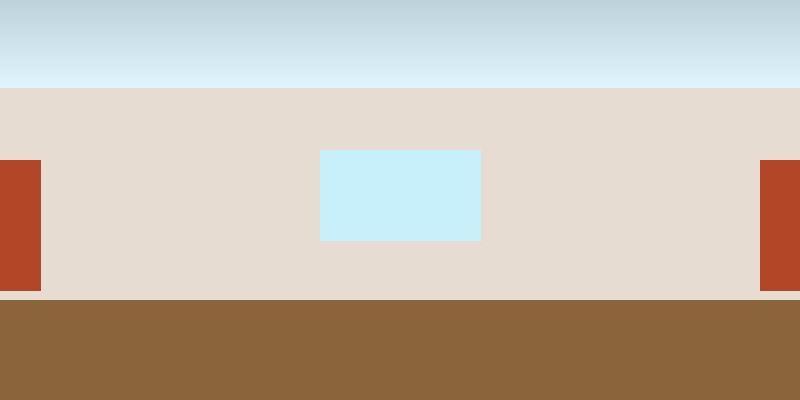
#> input picture data/sample_panorama.jpg, 800 x 400 px
$ python panoramic_segmenter.py --input ../data/sample_panorama.jpg --output out.png   (older library calls are emulated)
#> lines starting #> are read from the running program, lines starting #| are printed output that depends on the picture; after the words box and inside, x2 and y2 are one past the last pixel; in counts of white or black regions, pixels touching at a corner belong together
#!/usr/bin/env python3
"""
Real External Panoramic Image Segmentation Model Runner
Executes outside the Java GUI process via ProcessBuilder.
Loads 360 equirectangular panoramas and produces semantic segmentation labels.
"""

import argparse
import json
import sys
import os
import cv2
import numpy as np

def segment_panoramic_image(image_path, output_path):
#> called with image_path = '../data/sample_panorama.jpg', output_path = 'out.png'
    if not os.path.exists(image_path):
        print(f"Error: image does not exist: {image_path}", file=sys.stderr)
        sys.exit(1)

    # 1. Load image
    img = cv2.imread(image_path)
#> img is the input picture: shape (400, 800, 3); mean B, G, R 174.1, 187.5, 199.1
    if img is None:
        print(f"Error: failed to decode image: {image_path}", file=sys.stderr)
        sys.exit(2)

    h, w = img.shape[:2]
#> h = 400; w = 800

    # Convert to HSV and Grayscale for segmentation
    hsv = cv2.cvtColor(img, cv2.COLOR_BGR2HSV)
#> hsv: shape (400, 800, 3); mean H, S, V 37, 62.4, 207.7
    gray = cv2.cvtColor(img, cv2.COLOR_BGR2GRAY)

    # Output label map initialized to 1 (Wall)
    labels = np.ones((h, w), dtype=np.int32)

    # 2. Geometric horizon and latitude priors for 360 equirectangular projection
    # Equirectangular top ~20% is predominantly ceiling
    # Equirectangular bottom ~25% is floor
    ceiling_boundary = int(h * 0.22)
#> ceiling_boundary = 88
    floor_boundary = int(h * 0.75)
#> floor_boundary = 300

    labels[:ceiling_boundary, :] = 0  # Ceiling
    labels[floor_boundary:, :] = 2   # Floor

    # 3. Detect high-luminance apertures / windows in the wall region
    wall_mask = (labels == 1)
    val_channel = hsv[:, :, 2]
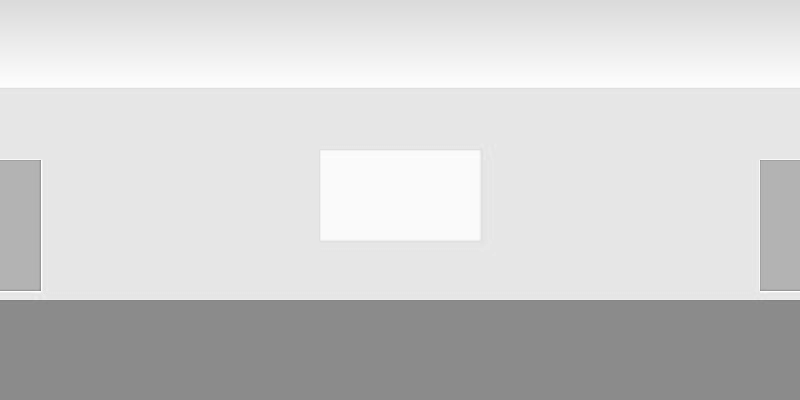
#> val_channel: shape (400, 800); min 131, max 255, mean 207.7
    sat_channel = hsv[:, :, 1]
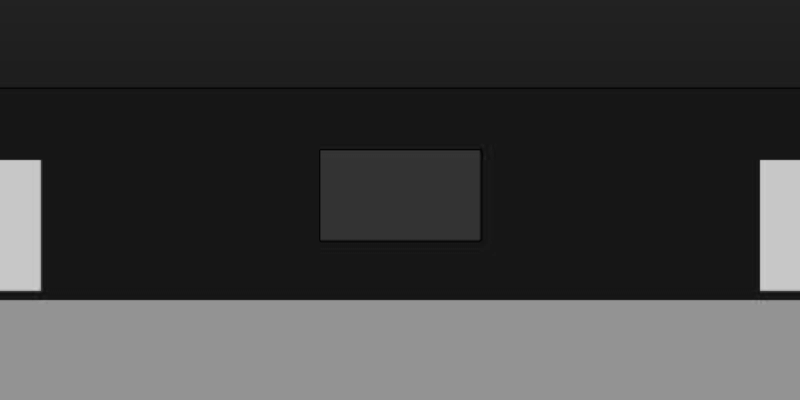
#> sat_channel: shape (400, 800); min 6, max 205, mean 62.4

    # Bright regions in wall area are typically windows or lighting
    window_candidates = wall_mask & (val_channel > 215) & (sat_channel < 110)
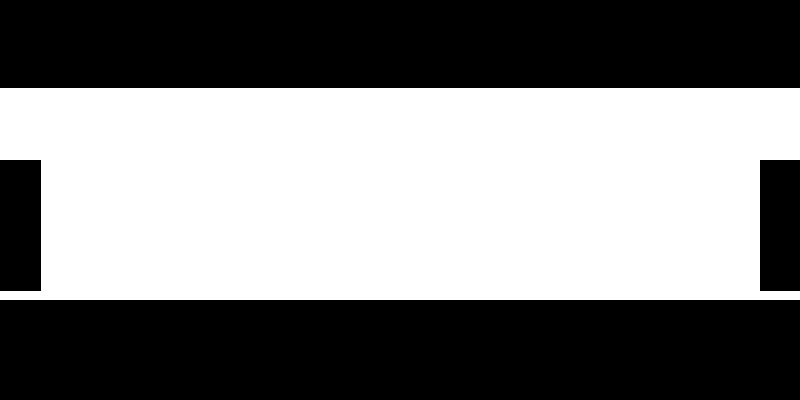
#> window_candidates: shape (400, 800) bool; 49.7% white; 1 white region, box (x1, y1, x2, y2) and area: (0, 88, 800, 300) 158989
    labels[window_candidates] = 3  # Window

    # 4. Detect doors and openings via vertical edge clustering
    sobel_x = cv2.Sobel(gray, cv2.CV_64F, 1, 0, ksize=3)
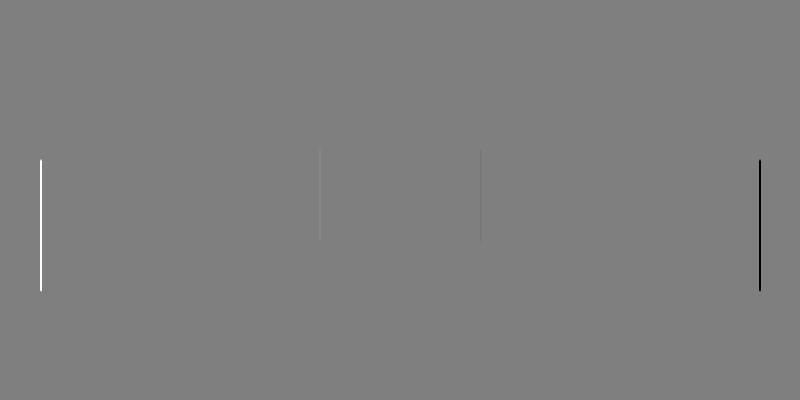
#> sobel_x: shape (400, 800) float64; min -492, max 493, mean 0; drawn with min black and max white
    edges = np.abs(sobel_x) > 35
#> edges: shape (400, 800) bool; 0.17% white in thin lines or dots, all inside (x1, y1, x2, y2) = (40, 159, 761, 292)
    # Smooth edges horizontally accounting for wrap-around
    # Pad horizontally by 10 pixels on each side for 360 wrap-around
    edges_padded = np.pad(edges[ceiling_boundary:floor_boundary, :], ((0, 0), (10, 10)), mode='wrap')
#> edges_padded: shape (212, 820) bool; 0.31% white in thin lines or dots, all inside (x1, y1, x2, y2) = (50, 71, 771, 204)
    kernel = np.ones((15, 3), np.uint8)
    door_morph = cv2.morphologyEx(edges_padded.astype(np.uint8), cv2.MORPH_CLOSE, kernel)
    door_crop = door_morph[:, 10:-10]
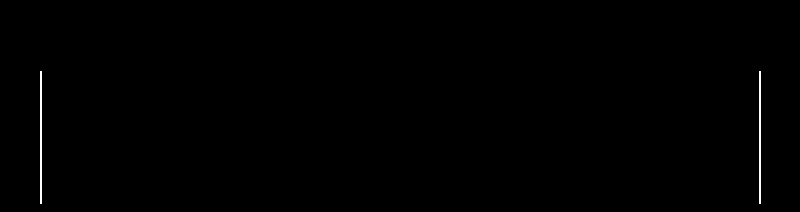
#> door_crop: shape (212, 800); values 0 (black) and 1 (white), 0.31% white in thin lines or dots, all inside (x1, y1, x2, y2) = (40, 71, 761, 204)

    door_candidates = np.zeros((h, w), dtype=bool)
    door_candidates[ceiling_boundary:floor_boundary, :] = (door_crop > 0) & (val_channel[ceiling_boundary:floor_boundary, :] < 180) & (sat_channel[ceiling_boundary:floor_boundary, :] > 30)
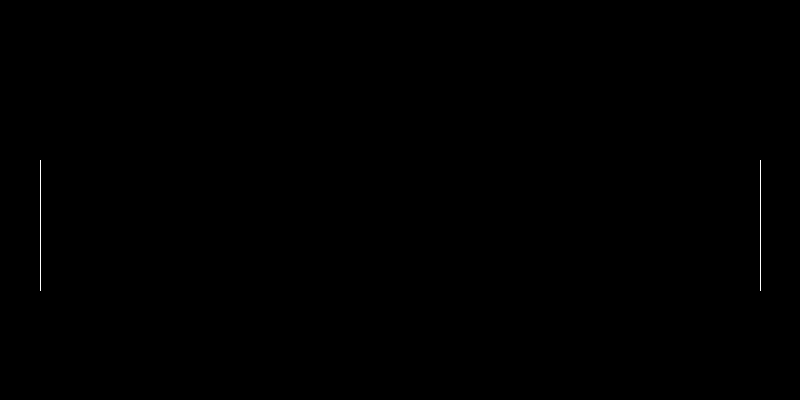
#> door_candidates: shape (400, 800) bool; 0.08% white in thin lines or dots, all inside (x1, y1, x2, y2) = (40, 160, 761, 291)
    labels[door_candidates & (labels == 1)] = 4  # Door

    # 5. Segment distinct objects / furniture in the lower-middle zone
    obj_zone_start = int(h * 0.50)
#> obj_zone_start = 200
    obj_candidates = (labels[obj_zone_start:floor_boundary, :] == 1) & (sat_channel[obj_zone_start:floor_boundary, :] > 90)
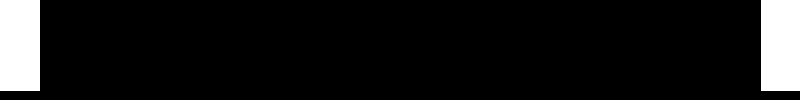
#> obj_candidates: shape (100, 800) bool; 9% white; 2 white regions, box (x1, y1, x2, y2) and area: (0, 0, 40, 91) 3640, (761, 0, 800, 91) 3549
    labels[obj_zone_start:floor_boundary, :][obj_candidates] = 5  # Object/Furniture

    # Class definitions
    classes = [
        {"id": 0, "name": "Ceiling", "red": 70, "green": 130, "blue": 180, "confidence": 0.95},
        {"id": 1, "name": "Wall", "red": 245, "green": 222, "blue": 179, "confidence": 0.92},
        {"id": 2, "name": "Floor", "red": 139, "green": 69, "blue": 19, "confidence": 0.96},
        {"id": 3, "name": "Window", "red": 0, "green": 206, "blue": 209, "confidence": 0.88},
        {"id": 4, "name": "Door", "red": 255, "green": 140, "blue": 0, "confidence": 0.85},
        {"id": 5, "name": "Object", "red": 186, "green": 85, "blue": 211, "confidence": 0.84}
    ]

    output_data = {
        "tool": "pano-seg-py",
        "model": "EquirectangularIndoorNet-v1",
        "segmentationType": "SEMANTIC",
        "width": int(w),
        "height": int(h),
        "projection": "equirectangular",
        "fov_degrees": 360,
        "is_panorama_aware": True,
        "classes": classes
    }

    # Ensure parent output directory exists
    out_dir = os.path.dirname(os.path.abspath(output_path))
    if out_dir and not os.path.exists(out_dir):
        os.makedirs(out_dir, exist_ok=True)

    if w * h > 1000000:
        mask_path = output_path.replace(".json", "_mask.png")
        cv2.imwrite(mask_path, labels.astype(np.uint8))
        output_data["maskPath"] = os.path.abspath(mask_path).replace("\\", "/")
    else:
        output_data["labels"] = labels.flatten().tolist()

    with open(output_path, "w", encoding="utf-8") as f:
        json.dump(output_data, f)

    print(f"Successfully processed {w}x{h} panorama -> {output_path}")
#| Successfully processed 800x400 panorama -> out.png

if __name__ == "__main__":
    parser = argparse.ArgumentParser(description="External Panoramic Image Segmenter")
    parser.add_argument("--input", required=True, help="Path to input panoramic image")
    parser.add_argument("--output", required=True, help="Path to write segmentation JSON")
    args = parser.parse_args()

    segment_panoramic_image(args.input, args.output)
